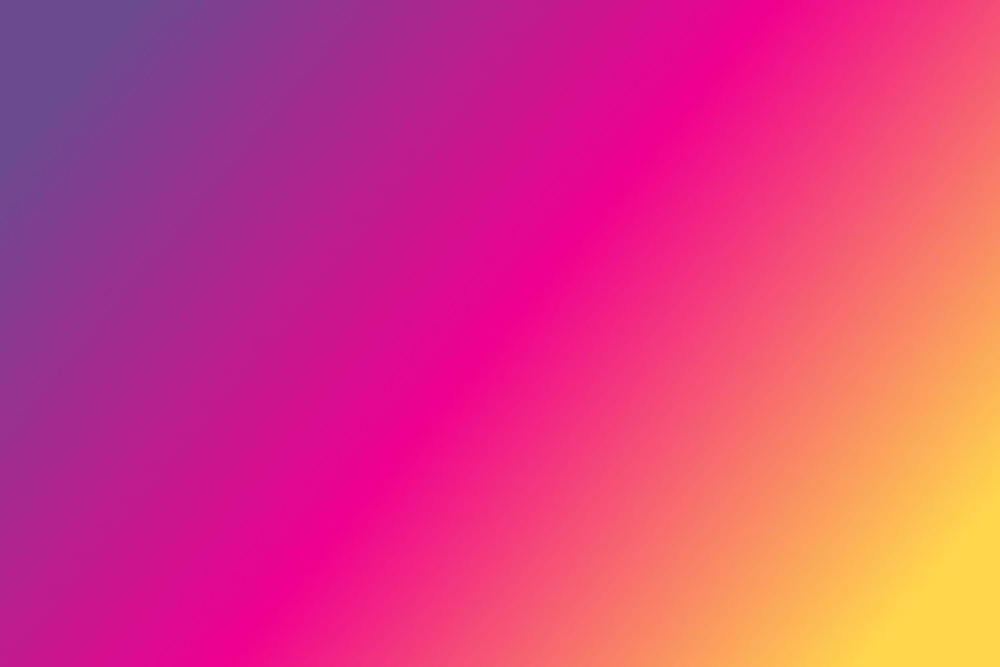
#> input picture image/gradient-1.jpg, 1000 x 667 px, shrunk from 1500 x 1000 before the run
$ python img_process_thresholding.py
#> lines starting #> are read from the running program, lines starting #| are printed output that depends on the picture; after the words box and inside, x2 and y2 are one past the last pixel; in counts of white or black regions, pixels touching at a corner belong together
import cv2 as cv
import numpy as np
import matplotlib.pyplot as plt


# ------------------------------- Simple Thresholding -----------------------------------
"""
cv.threshold(grayscale-img, threshold-value,
            max-value = 255,
            threshold-type = cv.THRESH_BINARY, cv.THRESH_BINARY_INV,
                            cv.THRESH_TRUNC, cv.THRESH_TOZERO, cv.THRESH_TOZERO_INV)
Return:
        ret: the threshold
        thresh: the thresholded image
"""

img = cv.imread('./image/gradient-1.jpg', cv.IMREAD_GRAYSCALE)
#> img: shape (667, 1000); min 86, max 212, mean 115.2
assert img is not None, "file could not be read, check with os.path.exists()"

ret,thresh1 = cv.threshold(img,127,255,cv.THRESH_BINARY)
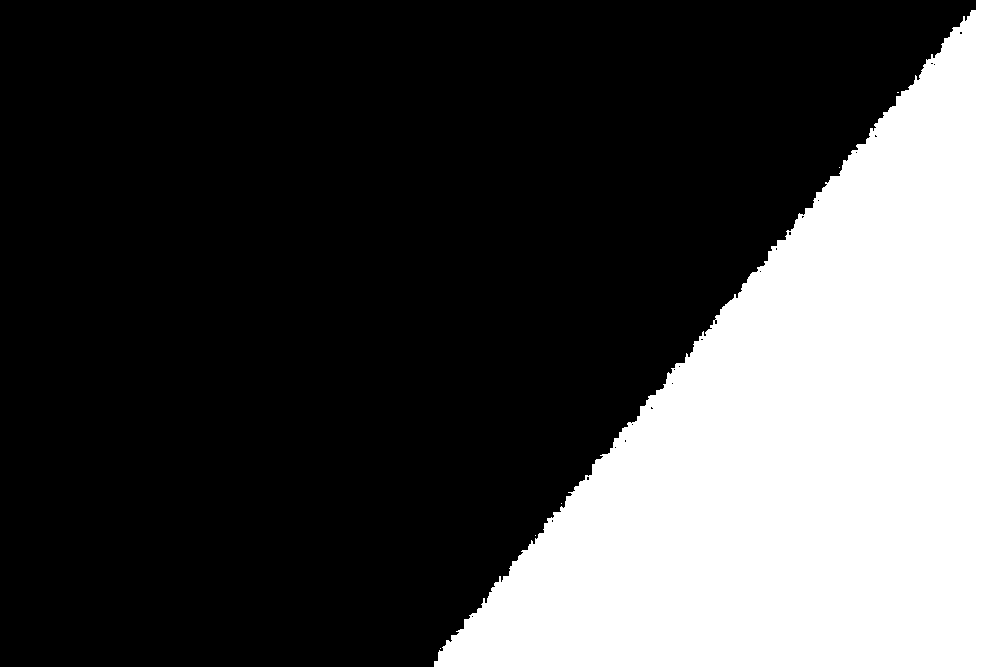
#> thresh1: shape (667, 1000); 29.6% white; 6 white regions (5 under 20 px), largest, box (x1, y1, x2, y2) and area: (434, 0, 1000, 667) 197429
ret,thresh2 = cv.threshold(img,127,255,cv.THRESH_BINARY_INV)
ret,thresh3 = cv.threshold(img,127,255,cv.THRESH_TRUNC)
ret,thresh4 = cv.threshold(img,127,255,cv.THRESH_TOZERO)
ret,thresh5 = cv.threshold(img,127,255,cv.THRESH_TOZERO_INV)
print(ret)

titles = ['Original Image','BINARY','BINARY_INV','TRUNC','TOZERO','TOZERO_INV']
images = [img, thresh1, thresh2, thresh3, thresh4, thresh5]

for i in range(6):
    plt.subplot(2,3,i+1)
    plt.imshow(images[i],'gray',vmin=0,vmax=255)
    plt.title(titles[i])
    plt.xticks([]),plt.yticks([])
plt.show()


# ------------------------------- Adaptive Thresholding -----------------------------------
"""
If an image has different lighting conditions in different areas, a global threshold
value is not good. Adaptive thresholding is better, it determines the threshold for
a pixel based on a small region around it. Give better results for images with
varying illumination.

cv.adaptiveMethod(grayscale-img, max-value=255,
                adaptive-type: cv.ADAPTIVE_THRESH_MEAN_C, cv.ADAPTIVE_THRESH_GAUSSIAN_C,
                threshold-type,
                blocksize, constant)
"""

img = cv.imread('./image/sudoku.jpg', cv.IMREAD_GRAYSCALE)
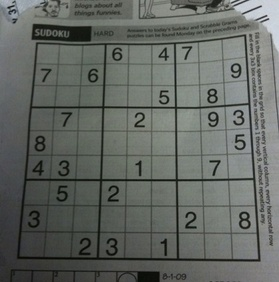
#> input picture image/sudoku.jpg, 279 x 282 px, shrunk from 419 x 423 before the run
#> img: shape (282, 279); min 5, max 220, mean 101.8
assert img is not None, "file could not be read, check with os.path.exists()"
img = cv.medianBlur(img,5)

ret,th1 = cv.threshold(img,127,255,cv.THRESH_BINARY)
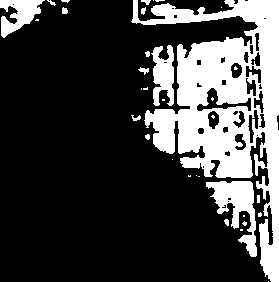
#> th1: shape (282, 279); 25.5% white; 35 white regions (21 under 20 px), largest, box (x1, y1, x2, y2) and area: (131, 0, 279, 282) 16153, (206, 181, 257, 257) 1631, (151, 45, 174, 106) 928
th2 = cv.adaptiveThreshold(img,255,cv.ADAPTIVE_THRESH_MEAN_C,cv.THRESH_BINARY,11,2)
#> th2: shape (282, 279); 76.4% white; 450 black regions (289 under 20 px), largest, box (x1, y1, x2, y2) and area: (17, 43, 273, 262) 3431, (95, 0, 269, 38) 1823, (197, 34, 262, 173) 858
th3 = cv.adaptiveThreshold(img,255,cv.ADAPTIVE_THRESH_GAUSSIAN_C,cv.THRESH_BINARY,11,2)
#> th3: shape (282, 279); 79.9% white; 488 black regions (336 under 20 px), largest, box (x1, y1, x2, y2) and area: (17, 43, 261, 262) 2837, (170, 0, 278, 101) 1158, (197, 34, 255, 174) 731

titles = ['Original Image', 'Global Thresholding (v = 127)',
          'Adaptive Mean Thresholding', 'Adaptive Gaussian Thresholding']
images = [img, th1, th2, th3]

for i in range(4):
    plt.subplot(2,2,i+1)
    plt.imshow(images[i],'gray')
    plt.title(titles[i])
    plt.xticks([]),plt.yticks([])
plt.show()


# ------------------------------- Otsu's Binarization -----------------------------------
"""
Don't need to choose a value of threshold, Otsu's method determines it automatically.
Otsu's method determines an optimal global threshold value from the image histogram.
"""

img = cv.imread('./image/noise.png', cv.IMREAD_GRAYSCALE)
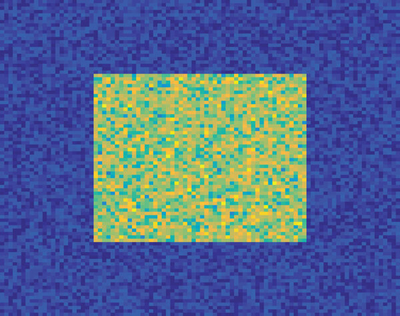
#> input picture image/noise.png, 400 x 316 px, shrunk from 600 x 474 before the run
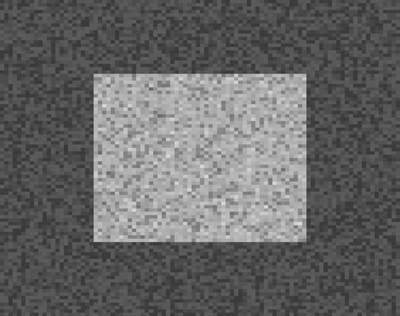
#> img: shape (316, 400); min 46, max 220, mean 102.3
assert img is not None, "file could not be read, check with os.path.exists()"

# Global thresholding
ret1,th1 = cv.threshold(img,127,255,cv.THRESH_BINARY)
#> th1: shape (316, 400); 27.2% white; 4 white regions (3 under 20 px), largest, box (x1, y1, x2, y2) and area: (93, 74, 307, 242) 34400

# Otsu's thresholding
ret2,th2 = cv.threshold(img,0,255,cv.THRESH_BINARY+cv.THRESH_OTSU)
#> th2: shape (316, 400); 27.8% white; 7 white regions (6 under 20 px), largest, box (x1, y1, x2, y2) and area: (93, 74, 307, 242) 35133
#> ret2 = 122

# Otsu's thresholding after Gaussian filtering (a 5x5 gaussian kernel to remove the noise)
blur = cv.GaussianBlur(img,(5,5),0)
ret3,th3 = cv.threshold(blur,0,255,cv.THRESH_BINARY+cv.THRESH_OTSU)
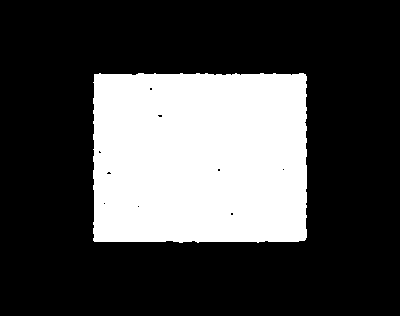
#> th3: shape (316, 400); 28.3% white; 1 white region, box (x1, y1, x2, y2) and area: (93, 73, 307, 243) 35734
#> ret3 = 121

# Plot all the images and their histograms
images = [img, 0, th1,
            img, 0, th2,
            blur, 0, th3]

titles = ['Original Noisy Image','Histogram','Global Thresholding (v=127)',
          'Original Noisy Image','Histogram',"Otsu's Thresholding",
          'Gaussian filtered Image','Histogram',"Otsu's Thresholding"]

for i in range(3):
    plt.subplot(3,3,i*3+1),plt.imshow(images[i*3],'gray')
    plt.title(titles[i*3]), plt.xticks([]), plt.yticks([])
    plt.subplot(3,3,i*3+2),plt.hist(images[i*3].ravel(),256)
    plt.title(titles[i*3+1]), plt.xticks([]), plt.yticks([])
    plt.subplot(3,3,i*3+3),plt.imshow(images[i*3+2],'gray')
    plt.title(titles[i*3+2]), plt.xticks([]), plt.yticks([])
plt.show()
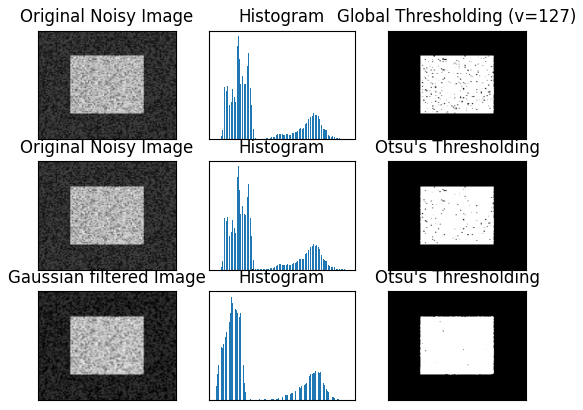
#> figure drawn by matplotlib, 9 panels
